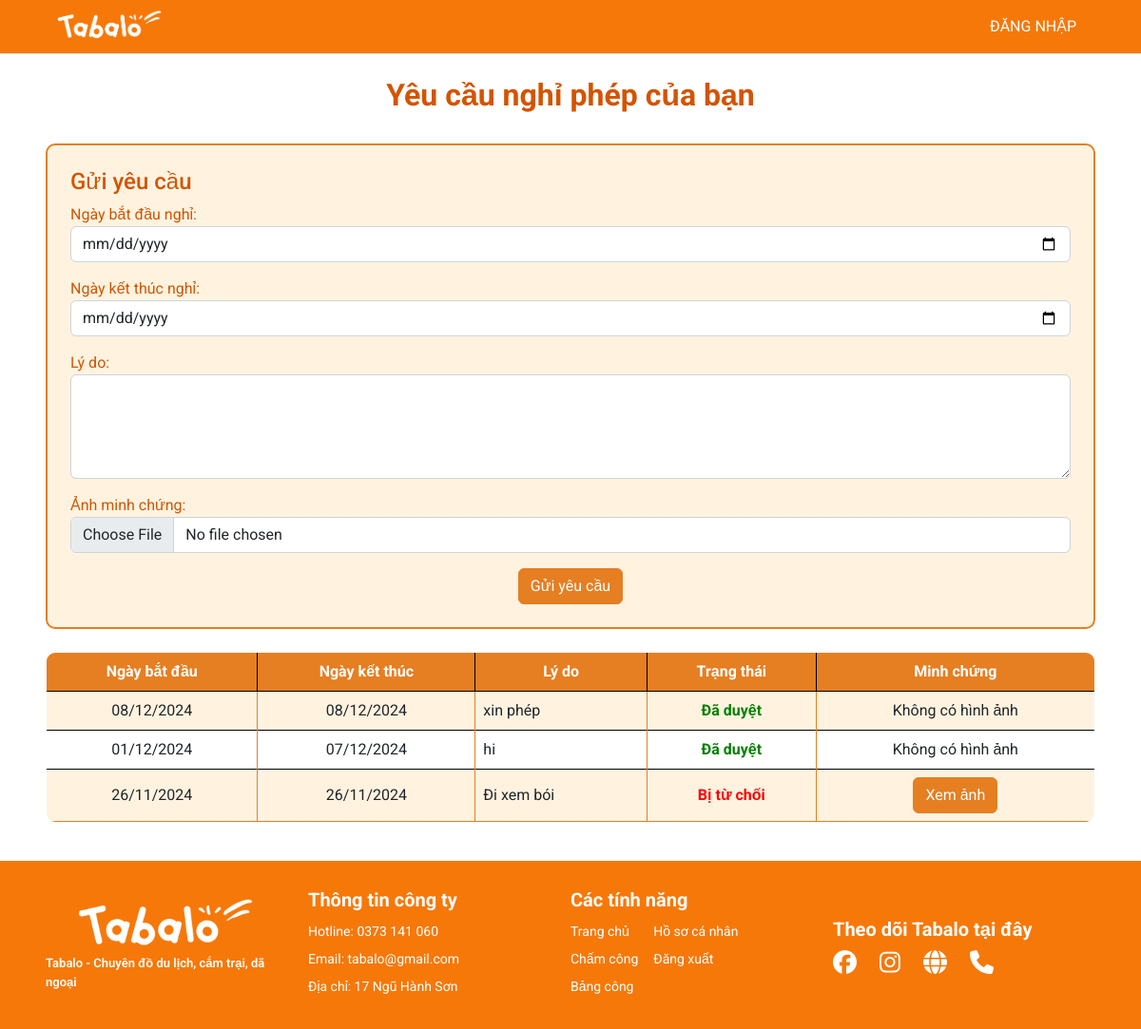
Before: /request-day-off/33trangnha/ with the older database file.
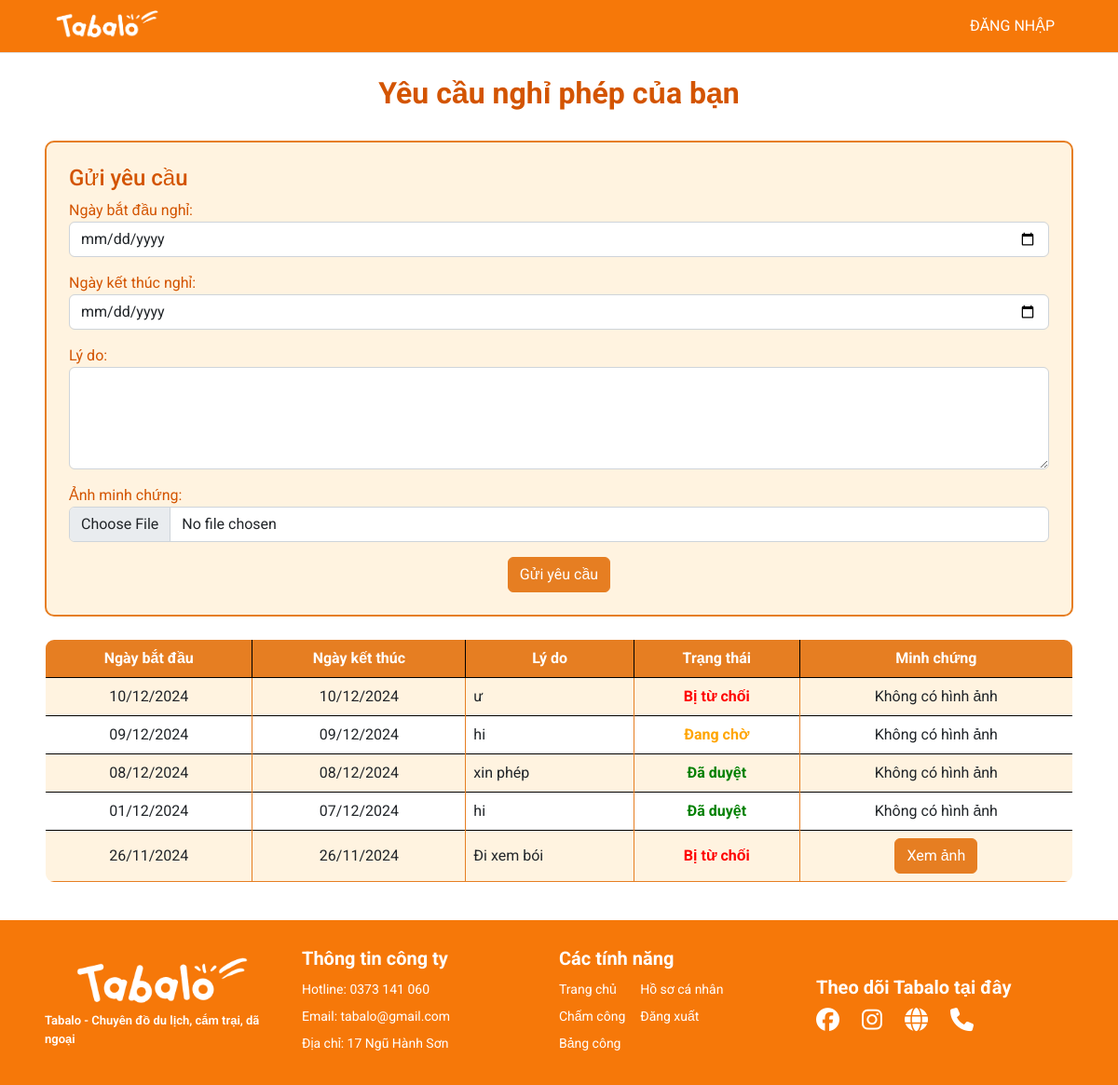
After: the same page with the newer database file.
### myapp/models.py (models this page shows, shortened)
class DayOffRequest(models.Model):
    STATUS_CHOICES = [
        ('pending', 'Pending'),
        ('approved', 'Approved'),
        ('rejected', 'Rejected'),
    ]
    user = models.ForeignKey(User, on_delete=models.CASCADE)
    start_date = models.DateField()
    end_date = models.DateField()
    reason = models.TextField()
    status = models.CharField(max_length=10, choices=STATUS_CHOICES, default='pending')
    image = models.ImageField(upload_to='uploads/', blank=True, null=True)

### myapp/views.py (the view, shortened to what this page needs)
# urls.py: path('request-day-off/<str:username>/', views.request_day_off, name='request-day-off'),
def request_day_off(request, username):
    try:
        title = 'Danh sách nghỉ phép'
        user = User.objects.get(username=username)
        day_off_requests = DayOffRequest.objects.filter(user=user).order_by('-start_date')
        max_end_date = day_off_requests.aggregate(max_end_date=Max('end_date'))['max_end_date'] or None
        if max_end_date:
            max_end_date += timedelta(days=1)
        form = DayOffRequestForm(request.POST or None, request.FILES or None)
        context = {'title': title,'day_off_requests': day_off_requests, 'form': form, 'max_end_date': max_end_date}
        return render(request, 'pages/request_day_off.html', context)
    except User.DoesNotExist:
        return redirect('home')

### myapp/forms.py
class DayOffRequestForm(forms.ModelForm):
    class Meta:
        model = DayOffRequest
        fields = ['start_date', 'end_date', 'reason', 'image']
        labels = {'start_date': 'Ngày bắt đầu nghỉ', 'end_date': 'Ngày kết thúc nghỉ', 'reason': 'Lý do', 'image': 'Ảnh minh chứng'}
        widgets = {
            'start_date': forms.DateInput(attrs={'type': 'date', 'class': 'form-control'}),
            'end_date': forms.DateInput(attrs={'type': 'date', 'class': 'form-control'}),
            'reason': forms.Textarea(attrs={'rows': 4, 'class': 'form-control'}),
            'image': forms.FileInput(attrs={'type': 'file', 'class': 'form-control'})}

### management/context_processors.py (called while the page is built)
def pending_dayoff(request):
  count_pending = DayOffRequest.objects.filter(status='pending').count()
  return {'count_pending': count_pending}

### templates/pages/request_day_off.html (shortened to what this page needs)
{% extends '../layouts/base.html' %}
{% load static %}
{% block main %}
<link rel="stylesheet" href="{% static 'styles/table.css' %}">
<br>
<h1 style="text-align: center; font-size: 2rem; font-weight: bold; color: #D35400;">Yêu cầu nghỉ phép của bạn</h1>
<br>
<div class="container p-4" style="background-color: #FFF3E0; border: 2px solid #E67E22; border-radius: 10px;">
  <h2 style="font-size: 1.5rem; color: #D35400;">Gửi yêu cầu</h2>
  <form method="POST" enctype="multipart/form-data" class="form-request" max_end_date="{{ max_end_date|date:'Y-m-d' }}">
    {{ form.as_p }}
    <center>
      <button type="submit" class="btn btn-primary" style="background-color: #E67E22; border-color: #E67E22;">Gửi yêu cầu</button>
    </center>
  </form>
</div>
<br>
{% if day_off_requests %}
<table class="table table-hover table-bordered custom-border" style="border-radius: 10px; overflow: hidden;">
  <thead class="bg-tab text-white" style="background-color: #E67E22;">
    <tr>
      <th scope="col" class="text-center" >Ngày bắt đầu</th>
      <th scope="col" class="text-center" >Ngày kết thúc</th>
      <th scope="col" class="text-center" >Lý do</th>
      <th scope="col" class="text-center" >Trạng thái</th>
      <th scope="col" class="text-center" >Minh chứng</th>
    </tr>
  </thead>
  <tbody>
    {% for request in day_off_requests %}
    <tr class="table-row" style="transition: background-color 0.3s;">
      <td class="text-center align-middle border-cell">{{ request.start_date|date:"d/m/Y" }}</td>
      <td class="text-center align-middle border-cell">{{ request.end_date|date:"d/m/Y" }}</td>
      <td class="align-middle border-cell">{{ request.reason }}</td>
      <td class="text-center align-middle border-cell">
        {% if request.status == 'approved' %}
        <span style="color: green; font-weight: bold;">Đã duyệt</span>
        {% elif request.status == 'pending' %}
        <span style="color: orange; font-weight: bold;">Đang chờ</span>
        {% else %}
        <span style="color: red; font-weight: bold;">Bị từ chối</span>
        {% endif %}
      </td>
      <td class="text-center align-middle border-cell">
        {% if request.image %}
        <a href="{{ request.image.url }}" target="_blank" style="text-decoration: none;">
          <button class="btn btn-secondary" style="background-color: #E67E22; border-color: #E67E22; color: white;">
            Xem ảnh
          </button>
        </a>
        {% else %}
        <span>Không có hình ảnh</span>
        {% endif %}
      </td>
    </tr>
    {% endfor %}
  </tbody>
</table>
<br>
{% endif %}
{% endblock %}

Changed rows visible on the page:
added DayOffRequest: start_date "10/12/2024", end_date "10/12/2024", reason "ư", status "Bị từ chối", image "Không có hình ảnh"
added DayOffRequest: start_date "09/12/2024", end_date "09/12/2024", reason "hi", status "Đang chờ", image "Không có hình ảnh"
